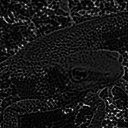

Recreate this plot in Python.
import cv2
import numpy as np
import matplotlib.pyplot as plt

# Read image
img = cv2.imread("imori.jpg").astype(np.float32)
H, W, C = img.shape

# Otsu binary
## Grayscale
gray = 0.2126 * img[..., 2] + 0.7152 * img[..., 1] + 0.0722 * img[..., 0]
gray = gray.astype(np.uint8)

# Gabor
def gabor_f(k=111, s=10, g=1.2, l=10, p=0, A=0):
    d = k // 2

    gabor = np.zeros((k, k), dtype=np.float32)
    
    for y in range(k):
        for x in range(k):
            px = x - d
            py = y - d
            theta = A / 180. * np.pi
            _x = np.cos(theta) * px + np.sin(theta) * py
            _y = -np.sin(theta) * px + np.cos(theta) * py
            gabor[x, y] = np.exp(-(_x**2 + g**2 * _y**2) / (2 * s**2)) * np.cos(2*np.pi*_x/l + p)

    gabor /= np.sum(np.abs(gabor))

    return gabor

K_size = 11
Sigma = 1.5
Gamma = 1.2
Lambda = 3.
Psi = 0.

gray = np.pad(gray, (K_size//2, K_size//2), 'edge')

As = [0, 45, 90, 135]

gs = []

plt.subplots_adjust(left=0, right=1, top=1, bottom=0, hspace=0, wspace=0.2)

for i, A in enumerate(As):
    gabor = gabor_f(k=K_size, s=Sigma, g=Gamma, l=Lambda, p=Psi, A=A)

    out = np.zeros((H, W), dtype=np.float32)
    
    for y in range(H):
        for x in range(W):
            out[y, x] = np.sum(gray[y:y+K_size, x:x+K_size] * gabor)

    out[out < 0] = 0
    out[out > 255] = 255
    
    gs.append(out)


out = np.zeros((H, W), dtype=np.float32)
for g in gs:
    out += g

    
out = out / out.max() * 255
out = out.astype(np.uint8)

cv2.imwrite("out.jpg", out)
cv2.imshow("result", out)
cv2.waitKey(0)
